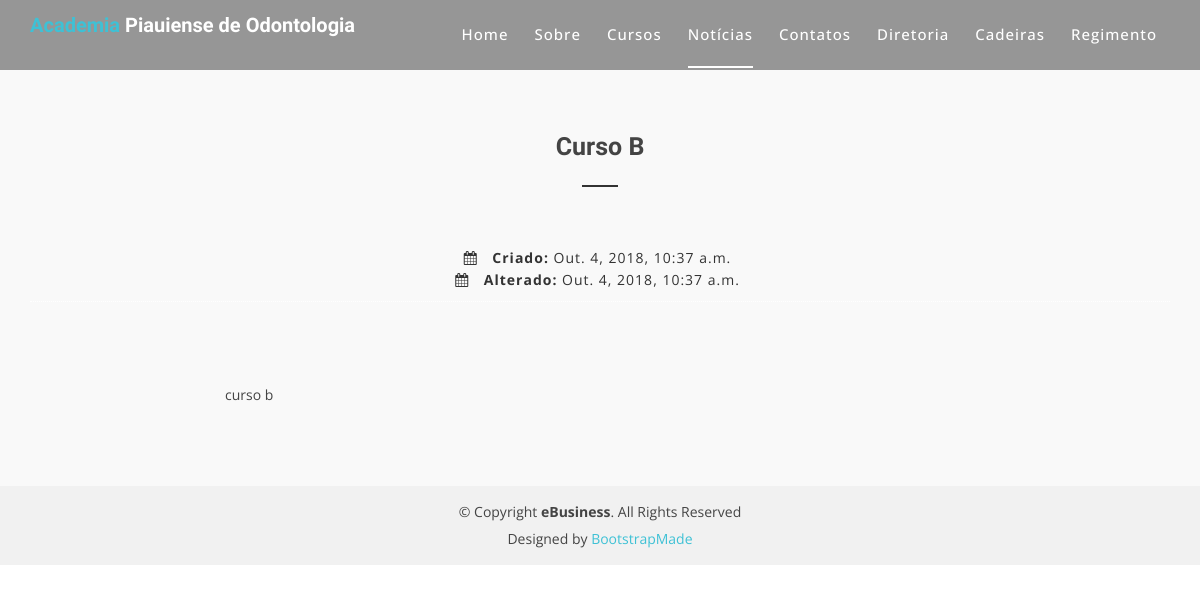
Page /curso/detalha/6/ on the committed database.
### core/models.py (models this page shows)
class Curso(models.Model):
	nome = models.CharField(max_length=1000)
	descricao = models.CharField(max_length=1000)
	conteudo = models.CharField(max_length=1000)
	criado = models.DateTimeField(auto_now_add=True)
	modificado = models.DateTimeField(auto_now=True)

### front/views.py (the view)
# urls.py: path('curso/detalha/<int:id_curso>/', views.detalha_curso, name='front_detalha_curso'),
def detalha_curso(request, id_curso):
	curso = Curso.objects.get(id=id_curso)
	return render(request, 'front_detalha_curso.html', {'curso': curso})

### front/templates/front_detalha_curso.html (shortened to what this page needs)
{% load staticfiles %}
<!doctype html>
<html lang="pt-br">
<head>
  <link href="{% static "lib/bootstrap/css/bootstrap.min.css" %}" rel="stylesheet">
  <link href="{% static "lib/nivo-slider/css/nivo-slider.css" %}" rel="stylesheet">
  <link href="{% static "lib/owlcarousel/owl.carousel.css" %}" rel="stylesheet">
  <link href="{% static "lib/owlcarousel/owl.transitions.css" %}" rel="stylesheet">
  <link href="{% static "lib/font-awesome/css/font-awesome.min.css" %}" rel="stylesheet">
  <link href="{% static "lib/animate/animate.min.css" %}" rel="stylesheet">
  <link href="{% static "lib/venobox/venobox.css" %}" rel="stylesheet">
  <link href="{% static "css/nivo-slider-theme.css" %}" rel="stylesheet">
  <link href="{% static "css/style.css" %}" rel="stylesheet">
  <link href="{% static "css/responsive.css" %}" rel="stylesheet">
  <link href="{% static "css/noticia.css" %}" rel="stylesheet">
</head>
<body data-spy="scroll" data-target="#navbar-example">
  <header>
    <div id="sticker" class="header-area">
      <div class="container">
        <div class="row">
          <div class="col-md-12 col-sm-12">
            <nav class="navbar navbar-default">
              <div class="navbar-header">
                <a class="navbar-brand page-scroll sticky-logo" href="{% url 'index' %}">
                  <h1><span>Academia</span> Piauiense de Odontologia</h1>
                </a>
              </div>
              <div class="collapse navbar-collapse main-menu bs-example-navbar-collapse-1" id="navbar-example">
                <ul class="nav navbar-nav navbar-right">
                  <li class="active">
                    <a class="page-scroll" href="{% url 'index' %}#home">Home</a>
                  </li>
                  <li>
                    <a class="page-scroll" href="{% url 'index' %}#sobre">Sobre</a>
                  </li>
                  <li>
                    <a class="page-scroll" href="{% url 'index' %}#cursos">Cursos</a>
                  </li>
                  <li>
                    <a class="page-scroll" href="#noticias">Notícias</a>
                  </li>
                  <li>
                    <a class="page-scroll" href="{% url 'index' %}#contatos">Contatos</a>
                  </li>
                  <li>
                    <a href="{% url 'front_diretoria' %}">Diretoria</a>
                  </li>
                  <li>
                    <a class="page-scroll" href="#cadeiras">Cadeiras</a>
                  </li>
                  <li>
                    <a href="{% url 'front_estatuto' %}">Regimento</a>
                  </li>
                </ul>
              </div>
            </nav>
          </div>
        </div>
      </div>
    </div>
  </header>
  <div id="noticias" class="about-area area-padding">
    <div class="container">
      <div class="row">
        <div class="col-md-12 col-sm-12 col-xs-12">
          <div class="section-headline text-center">
            <h2 class="titulo-noticia">{{curso.nome}}</h2>
            <div class="blog-meta">
                <span class="date-type">
                  <i class="fa fa-calendar"></i> <b>Criado: </b>{{curso.criado}}
                </span>
                <br>
                <span class="date-type">
                  <i class="fa fa-calendar"></i> <b>Alterado: </b>{{curso.modificado}}
                </span>
              </div>
          </div>
        </div>
        <div class="col-md-2 col-sm-2 col-xs-2 imagem-noticia">
        </div>
        <div class="col-md-6 col-sm-6 col-xs-6 imagem-noticia">
          {{curso.conteudo}}
        </div>
      </div>
    </div>
  </div>
  <footer>
    <div class="footer-area-bottom">
      <div class="container">
        <div class="row">
          <div class="col-md-12 col-sm-12 col-xs-12">
            <div class="copyright text-center">
              <p>
                &copy; Copyright <strong>eBusiness</strong>. All Rights Reserved
              </p>
            </div>
            <div class="credits">
              Designed by <a href="https://bootstrapmade.com/">BootstrapMade</a>
            </div>
          </div>
        </div>
      </div>
    </div>
  </footer>
</body>
</html>

### front/static/css/style.css (style rules this page uses)
html, body { height: 100%; }
p { margin: 0 0 15px; color: #444; }
h1, h2, h3, h4, h5, h6 { font-family: 'Raleway', sans-serif; margin: 0 0 15px; color: #444; font-weight: 500; }
h1 { font-size: 48px; line-height: 50px; }
h2 { font-size: 38px; line-height: 40px; }
a { transition: all 0.3s ease 0s; text-decoration: none; }
body { background: #fff none repeat scroll 0 0; color: #444; font-family: 'Open Sans', sans-serif; font-size: 14px; text-align: left; overflow-x: hidden; line-height: 22px; }
ul { list-style: outside none none; margin: 0; padding: 0; }
.area-padding { padding: 70px 0px 80px; }
.section-headline h2 { display: inline-block; font-size: 40px; font-weight: 600; margin-bottom: 70px; position: relative; text-transform: capitalize; }
.section-headline h2::after { border: 1px solid #333; bottom: -20px; content: ""; left: 0; margin: 0 auto; position: absolute; right: 0; width: 40%; }
.header-area { position: absolute; top: 0; left: 0; width: 100%; height: auto; background: rgba(0, 0, 0, 0.40); z-index: 9; }
.navbar-header a.navbar-brand { display: inline-block; height: 70px; padding: 15px 0; }
.main-menu ul.navbar-nav li { display: inline-block; padding: 0px 13px; }
.main-menu ul.navbar-nav li a { background: rgba(0, 0, 0, 0) none repeat scroll 0 0; color: #fff; font-size: 15px; font-weight: 500; padding: 24px 0px; text-transform: capitalize; letter-spacing: 1px; }
.main-menu ul.navbar-nav li.active a::after { border: 1px solid #fff; bottom: 0px; content: ""; left: 0; position: absolute; width: 100%; }
.main-menu ul.navbar-nav li.active a { background: rgba(0, 0, 0, 0) none repeat scroll 0 0; color: #fff; position: relative; }
.navbar { border: medium none; margin-bottom: 0; }
.navbar-default { background: rgba(0, 0, 0, 0) none repeat scroll 0 0; }
.sticky-logo h1 { color: #fff; padding: 0; margin: 0; font-size: 20px; font-weight: bold; line-height: 1; }
.sticky-logo h1 span { color: #3ec1d5; }
.about-area { background-color: #f9f9f9; }
.blog-meta span i { padding-right: 10px; }
.blog-meta { border-bottom: 1px dotted #fff; padding: 10px 0; }
.comments-type>a, .date-type, .blog-meta span.comments-type { color: #333; letter-spacing: 1px; margin-right: 5px; }
.footer-area-bottom { background: #f1f1f1 none repeat scroll 0 0; padding: 15px 0; }
.copyright>p { margin-bottom: 0; color: #444; }
.copyright a, .credits a { color: #3EC1D5; }
.credits { padding-top: 5px; text-align: center; }

### front/static/css/noticia.css (style rules this page uses)
.imagem-noticia { margin-top: 7%; }
.titulo-noticia { font-size: 25px; }
.section-headline h2 { font-size: 25px; margin-top: 5%; }

### rows in the picture
Curso: nome "Curso B", criado "Out. 4, 2018, 10:37 a.m.", modificado "Out. 4, 2018, 10:37 a.m.", conteudo "curso b"
